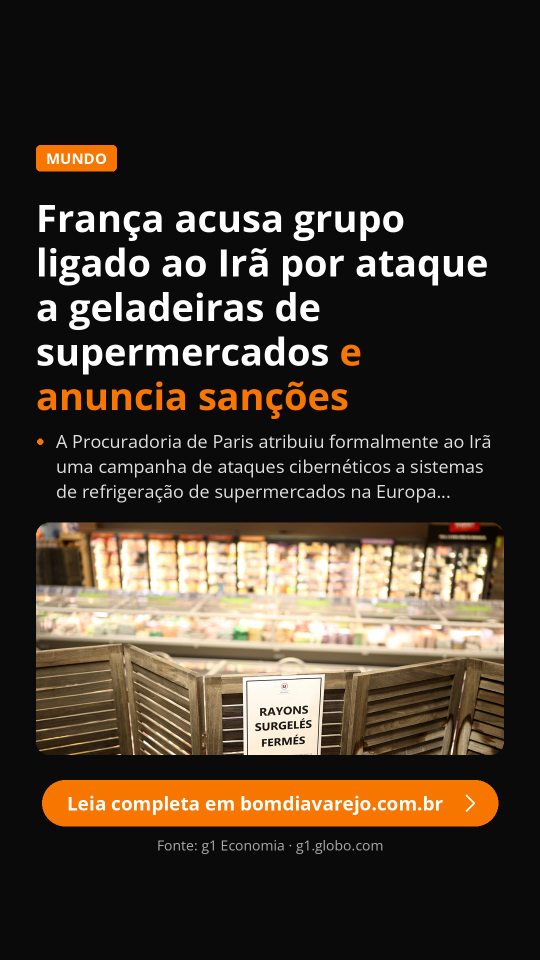
#> input picture posts/2026-11-09_mundo_02_franca-acusa-grupo-ligado-ao-ira-por-ata/story_mundo.jpg, 1080 x 1920 px (shown at 1/2 size)
$ python -i gera_post_feed.py   (imports and definitions only)
#> lines starting #> are read from the running program, lines starting #| are printed output that depends on the picture
#> further down, picture is the input picture: PIL image 1080x1920 RGB; mean R, G, B 63.3, 53.1, 41.6
#!/usr/bin/env python3
"""
Bom dia varejo — gerador de posts do feed (carrossel) + story por notícia.

Uso:
    python gera_post_feed.py rodada.json                 # só gera as imagens e a legenda
    python gera_post_feed.py rodada.json --publicar      # gera e publica (carrossel + story)

O JSON pode ser um post único, uma lista de posts ou {"posts": [...]}.
Campos de cada post:
    tipo        "noticia" | "curiosidade" | "mundo"          (vai no nome dos arquivos)
    manchete    texto da capa; trechos entre **asteriscos** saem em laranja
    subtitulo   linha menor abaixo da manchete (capa)
    imagem      URL ou caminho da foto puxada na rodada
    fonte       nome do veículo (ex.: "Giro News")
    data        data da matéria (ex.: "07/10/2026 (atualizada em 08/10/2026)")
    link        URL original da notícia
    materia     texto corrido da matéria para a legenda (parágrafos separados por linha em branco)
    slides      [{"titulo": "...", "topicos": ["...", "..."]}]  — até 4 (carrossel máx. 5 imagens);
                trechos entre **asteriscos** saem em negrito
    hashtags    lista opcional; se vazia usa as padrão

Saída: saida/<data>_<tipo>_<nn>_<slug>/  com  feed_01_capa.jpg … feed_0N.jpg, story.jpg (JPEG: único formato aceito pela API), legenda.txt, post.json
"""
import argparse, io, json, os, re, sys, unicodedata, datetime
from PIL import Image, ImageDraw, ImageFont, ImageFilter, ImageOps

BASE = os.path.dirname(os.path.abspath(__file__))
ASSETS = next((p for p in (os.path.join(BASE, "assets"), os.path.join(BASE, "..", "assets")) if os.path.isdir(p)), os.path.join(BASE, "assets"))

# ---------------------------------------------------------------- cores
LARANJA = (247, 118, 0)
FUNDO_CLARO = (237, 237, 237)
TEXTO_ESCURO = (26, 26, 26)
CINZA_FONTE = (138, 138, 138)
BRANCO = (255, 255, 255)
PRETO = (0, 0, 0)

FEED_W, FEED_H = 1080, 1350
STORY_W, STORY_H = 1080, 1920
SITE_DOMINIO = os.getenv("SITE_DOMINIO", "bomdiavarejo.com.br")
HASHTAGS_PADRAO = ["#BomDiaVarejo", "#varejo", "#supermercado", "#atacarejo", "#noticias", "#economia"]

# ---------------------------------------------------------------- fontes
# Usa Segoe UI se os .ttf estiverem em assets/ (ou no Windows); senão Open Sans (variável).
_SEGOE = {400: "segoeui.ttf", 600: "seguisb.ttf", 700: "segoeuib.ttf", 800: "segoeuib.ttf", 900: "seguibl.ttf"}
_cache = {}


# [17 lines left out: function fonte, not called in this run]


def larg(f, t):
    return f.getlength(t)


# ---------------------------------------------------------------- texto rico (**destaque**)
# caracteres que a fonte pode não ter (hífen inseparável etc.) → equivalentes comuns
_TROCAS = {0x2011: "-", 0x2010: "-", 0x2012: "–", 0x00AD: "", 0x2009: " ", 0x202F: " ", 0x00A0: " ", 0x2060: ""}


# [29 lines left out: functions tokens, corta_txt, not called in this run]


def limpa(texto):
    return re.sub(r"\*\*", "", texto or "").strip()


# [22 lines left out: function quebra, not called in this run]


def larg_linha(linha, f_norm, f_dest):
    esp = larg(f_norm, " ")
    return sum(larg(f_dest if d else f_norm, w) + (0 if (c or i == 0) else esp) for i, (w, d, c) in enumerate(linha))


# [58 lines left out: functions desenha_linha, logo, carrega_imagem, not called in this run]


def saliencia(img):
    """Mapa de saliência (spectral residual + contraste de cor), 0..1, em baixa resolução.
    Aponta onde está o assunto da foto (animal, pessoa, produto) para o recorte não cortá-lo."""
    import numpy as np
    pequeno = img.convert("RGB").copy()
    pequeno.thumbnail((128, 128))
    rgb = np.asarray(pequeno, dtype=np.float32) / 255.0
    cinza = rgb.mean(axis=2)
    f = np.fft.fft2(cinza)
    amp = np.log(np.abs(f) + 1e-6)
    k = np.ones((3, 3), np.float32) / 9
    pad = np.pad(amp, 1, mode="edge")
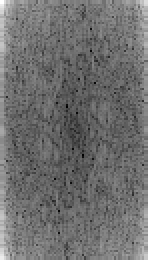
#> pad: shape (130, 74) float64 (shown 2 times larger); min -2.86, max 7.55, mean 1.68; drawn with min black and max white
    media = sum(pad[i:i + amp.shape[0], j:j + amp.shape[1]] * k[i, j] for i in range(3) for j in range(3))
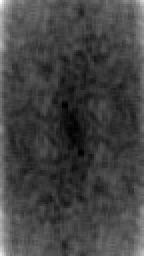
#> media: shape (128, 72) float64 (shown 2 times larger); min -0.237, max 6.78, mean 1.61; drawn with min black and max white
    sr = np.abs(np.fft.ifft2(np.exp(amp - media + 1j * np.angle(f)))) ** 2
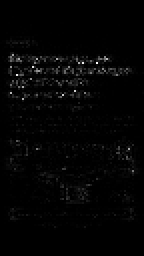
#> sr: shape (128, 72) float64 (shown 2 times larger); min 1.1e-10, max 0.0101, mean 0.000175; drawn with min black and max white
    lab = rgb - rgb.reshape(-1, 3).mean(axis=0)  # distância da cor média da foto
    cor = np.sqrt((lab ** 2).sum(axis=2))
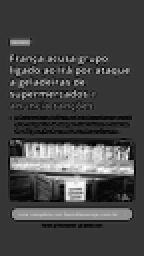
#> cor: shape (128, 72) float32 (shown 2 times larger); min 0.00712, max 1.38, mean 0.386; drawn with min black and max white
    def norm01(m):
        m = np.asarray(Image.fromarray((m / (m.max() + 1e-9) * 255).astype("uint8")).filter(ImageFilter.GaussianBlur(4)), np.float32)
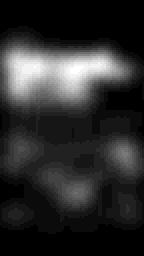
#> m: shape (128, 72) float32 (shown 2 times larger); min 0, max 23, mean 4; drawn with min black and max white
        return m / (m.max() + 1e-9)
    mapa = 0.55 * norm01(sr) + 0.45 * norm01(cor)
#> in norm01 (call 2), `return m / (m.max() + 1e-9)`:
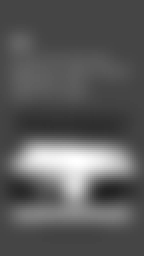
#> returned value: shape (128, 72) float32 (shown 2 times larger); min 0.136, max 1, mean 0.356
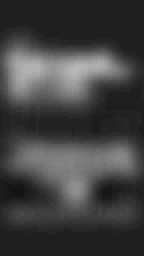
#> mapa: shape (128, 72) float32 (shown 2 times larger); min 0.0724, max 0.715, mean 0.256
    h, w = mapa.shape
#> h = 128; w = 72
    yy, xx = np.mgrid[0:h, 0:w]
    centro = np.exp(-(((xx - w / 2) / (0.6 * w)) ** 2 + ((yy - h / 2) / (0.6 * h)) ** 2))
    return mapa * (0.65 + 0.35 * centro)


# [150 lines left out: functions cobre, fundo_sem_foto, gradiente_vertical, feed_capa, selo_marca, not called in this run]


INT_MX, INT_XTXT, INT_Y0, INT_YLIM = 112, 151, 268, 1215


# [156 lines left out: functions layout_interno, tam_que_cabe, feed_interno, story, legenda, not called in this run]


# ---------------------------------------------------------------- orquestração
def slug(t, n=40):
    t = unicodedata.normalize("NFKD", limpa(t)).encode("ascii", "ignore").decode()
    return re.sub(r"[^a-z0-9]+", "-", t.lower()).strip("-")[:n].strip("-")


def salva(img, caminho):
    img.convert("RGB").save(caminho, "JPEG", quality=94, optimize=True, progressive=True, subsampling=0)


# [83 lines left out: functions gera, devolve_para_fila, main, not called in this run]


# [2 lines not run here, left out]

>>> from PIL import Image
>>> picture = Image.open('../posts/2026-11-09_mundo_02_franca-acusa-grupo-ligado-ao-ira-por-ata/story_mundo.jpg')
>>> result = saliencia(picture)

$ run again, on posts/2026-11-09_noticia_01_busca-por-praticidade-na-cozinha-leva-co/feed_noticia_01_capa.jpg
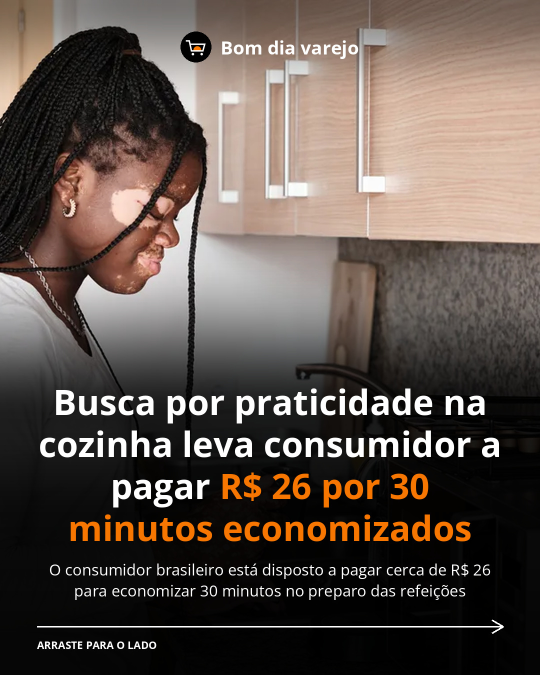
#> input picture posts/2026-11-09_noticia_01_busca-por-praticidade-na-cozinha-leva-co/feed_noticia_01_capa.jpg, 1080 x 1350 px (shown at 1/2 size)
#> picture is the input picture: PIL image 1080x1350 RGB; mean R, G, B 93.7, 82.2, 75.1
#> in norm01 (call 2), `m = np.asarray(Image.fromarray((m / (m.max() + 1e-9) * 255).astype("ui..`:
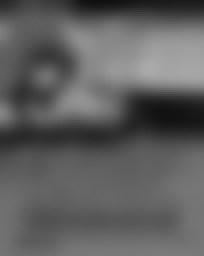
#> m: shape (128, 102) float32 (shown 2 times larger); min 14, max 170, mean 94.8
#> in saliencia, `return mapa * (0.65 + 0.35 * centro)`:
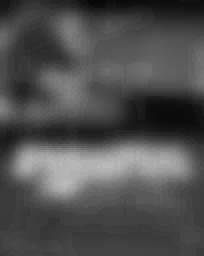
#> returned value: shape (128, 102) float64 (shown 2 times larger); min 0.0305, max 0.736, mean 0.312
